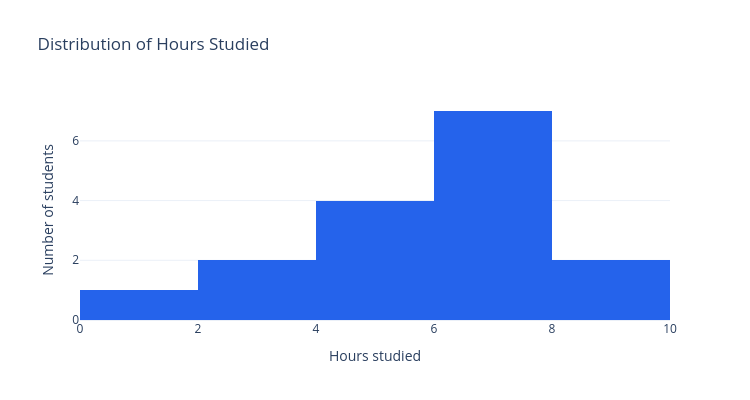

Notebook code cell kept with this figure:
### Markdown cell above
<details>
<summary>Show code</summary>

```python
histogram_figure = go.Figure()
histogram_figure.add_trace(
    go.Histogram(x=scores_1d["hours_studied"], marker=dict(color="#2563eb"))
)
histogram_figure.update_layout(
    title="Distribution of Hours Studied",
    xaxis_title="Hours studied",
    yaxis_title="Number of students",
    template="plotly_white",
    width=750,
    height=400,
)
histogram_figure.show()
```

</details>

### Code cell
histogram_figure = go.Figure()
histogram_figure.add_trace(
    go.Histogram(x=scores_1d["hours_studied"], marker=dict(color="#2563eb"))
)
histogram_figure.update_layout(
    title="Distribution of Hours Studied",
    xaxis_title="Hours studied",
    yaxis_title="Number of students",
    template="plotly_white",
    width=750,
    height=400,
)
histogram_figure.show()

### Figure 1 — Plotly figure (JSON) as saved in the notebook; plotly's stock layout.template omitted (floating-point values rounded to 4 significant figures)
{"data": [{"marker": {"color": "#2563eb"}, "type": "histogram", "x": [1.8, 2.0, 2.8, 4.0, 4.5, 4.5, 4.6, 6.2, 6.6, 7.1, 7.2, 7.3, 7.6, 7.9, 8.4, 8.8]}], "layout": {"height": 400, "title": {"text": "Distribution of Hours Studied"}, "width": 750, "xaxis": {"title": {"text": "Hours studied"}}, "yaxis": {"title": {"text": "Number of students"}}}}
